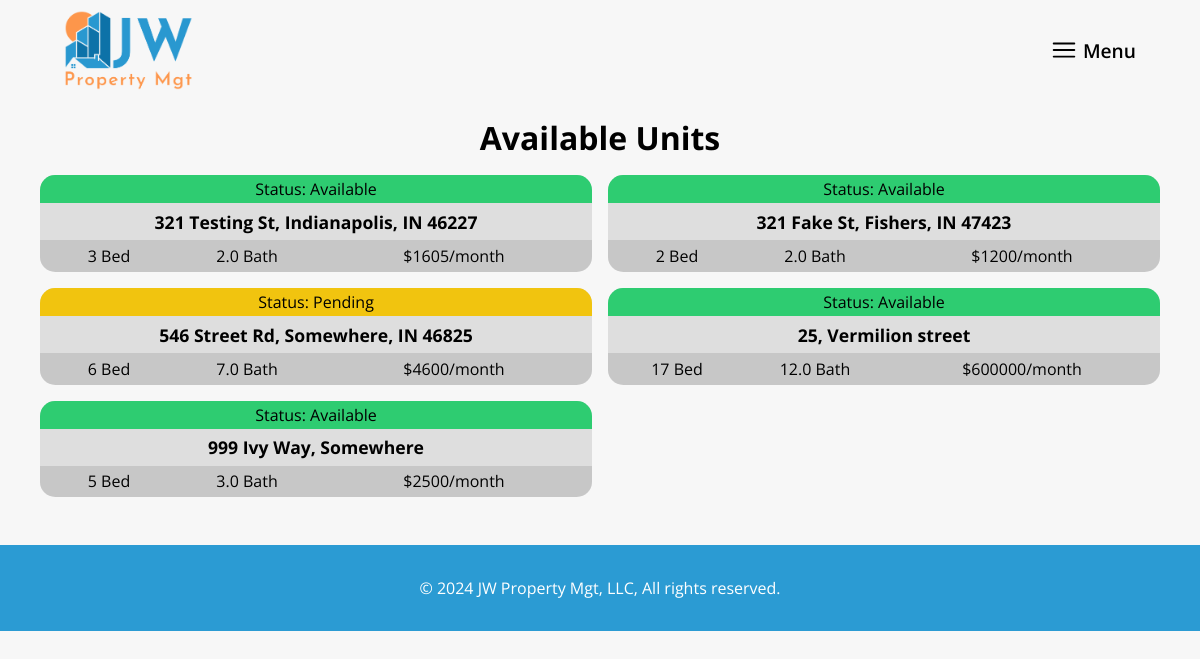
The app's page /available_units/ with its own data.
### mainsite/models.py (models this page shows, shortened)
class Unit(models.Model):
    STATUS_CHOICES = [
        ('available', 'Available'),
        ('rented', 'Rented'),
        ('pending', 'Pending'),
    ]
    creator = models.ForeignKey(settings.AUTH_USER_MODEL, on_delete=models.CASCADE)
    address = models.CharField(max_length=200)
    status = models.CharField(max_length=20, choices=STATUS_CHOICES, default='available')
    bedrooms = models.IntegerField()
    bathrooms = models.IntegerField()  # Change to IntegerField
    rent = models.IntegerField()
    created_date = models.DateTimeField(default=timezone.now)
    published_date = models.DateTimeField(default=timezone.now)

### mainsite/views.py (the view)
# urls.py: path('available_units/', views.available_units, name='available_units'),
def available_units(request):
    units = Unit.objects.filter(published_date__lte=timezone.now()).order_by('published_date')
    return render(request, 'available_units.html', {'units': units})

### mainsite/templates/available_units.html
{% extends 'base.html' %}
{% block content %}
    <div class="header__background"></div>
    <div class="units__container">
        <h1 class="subpage__title">Available Units</h1>
        <div class="units__grid">
            {% for unit in units %}
                <div class="unit__container">
                    <p class="unit__status" data-status="{{ unit.status }}">Status: {{ unit.status }}</p>
                    <h2 class="unit__address">{{ unit.address }}</h2>
                    <div class="unit__stats">
                        <p class="unit__stat">{{ unit.bedrooms }} Bed</p>
                        <p class="unit__stat">{{ unit.bathrooms }} Bath</p>
                        <p class="unit__stat">${{ unit.rent }}/month</p>
                    </div>
                </div>
            {% endfor %}
        </div>
    </div>
{% endblock %}

### mainsite/static/css/style.css (style rules this page uses)
* { padding: 0; margin: 0; box-sizing: border-box; }
body { font-family: 'Open Sans', Helvetica, sans-serif; background-color: #f7f7f7; }
.header__background { width: 100vw; height: 100px; }
.subpage__title { text-align: center; padding: 1rem 0; }
.units__container { max-width: 72rem; margin: 0 auto; padding: 0 1rem; }
.units__grid { display: grid; grid-template-columns: 1fr 1fr 1fr; gap: 1rem; }
.unit__container { background-color: rgba(0, 0, 0, 0.1); border-radius: 15px; }
.unit__status { text-align: center; padding: .2rem 0; border-top-left-radius: 15px; border-top-right-radius: 15px; text-transform: capitalize; }
.unit__address { font-size: 1.1rem; text-align: center; padding: .4rem 0; }
.unit__stats { display: grid; grid-template-columns: 1fr 1fr 2fr; text-align: center; background-color: rgba(0, 0, 0, 0.1); border-bottom-left-radius: 15px; border-bottom-right-radius: 15px; padding: .3rem 0; }
[data-status="available"], [data-status="Available"] { background-color: #2ecc71; }
[data-status="pending"], [data-status="Pending"] { background-color: #f1c40f; }
@media screen and (max-width: 1200px) { .units__grid { grid-template-columns: 1fr 1fr; } }

### records on screen
Unit: status "Available", address "321 Testing St, Indianapolis, IN 46227", bedrooms "3", bathrooms "2.0", rent "1605"
Unit: status "Available", address "321 Fake St, Fishers, IN 47423", bedrooms "2", bathrooms "2.0", rent "1200"
Unit: status "Pending", address "546 Street Rd, Somewhere, IN 46825", bedrooms "6", bathrooms "7.0", rent "4600"
Unit: status "Available", address "25, Vermilion street", bedrooms "17", bathrooms "12.0", rent "600000"
Unit: status "Available", address "999 Ivy Way, Somewhere", bedrooms "5", bathrooms "3.0", rent "2500"
